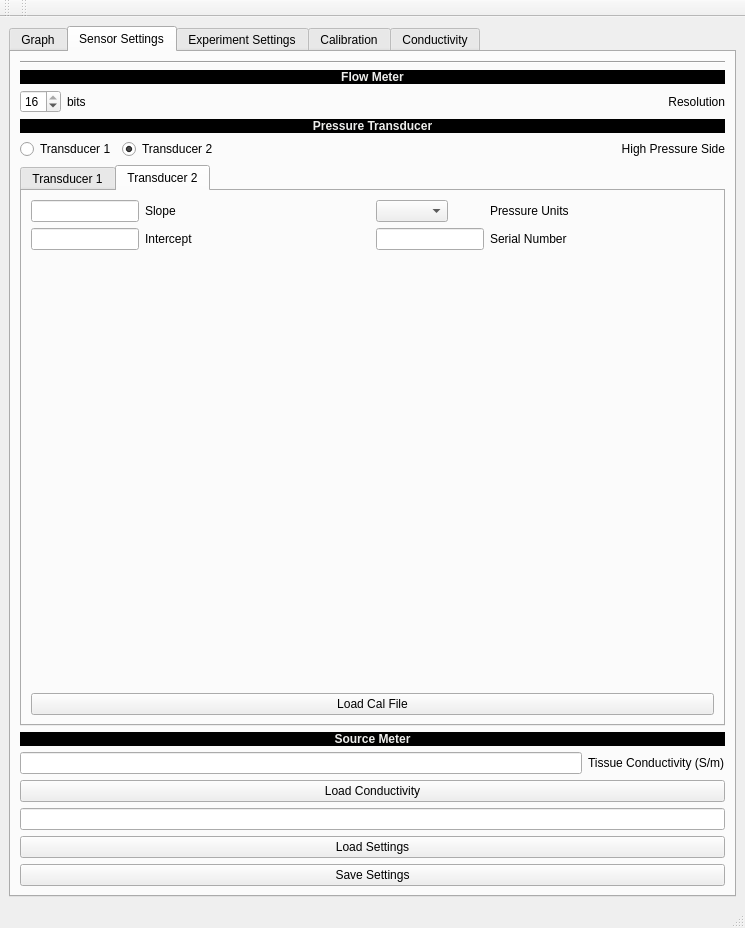
<?xml version="1.0" encoding="UTF-8"?>
<ui version="4.0">
 <class>MainWindow</class>
 <widget class="QMainWindow" name="MainWindow">
  <property name="geometry">
   <rect>
    <x>0</x>
    <y>0</y>
    <width>745</width>
    <height>928</height>
   </rect>
  </property>
  <property name="windowTitle">
   <string>MainWindow</string>
  </property>
  <widget class="QWidget" name="centralwidget">
   <layout class="QGridLayout" name="gridLayout">
    <item row="0" column="0">
     <widget class="QTabWidget" name="mainTabStack">
      <property name="currentIndex">
       <number>1</number>
      </property>
      <widget class="QWidget" name="graphicsTab">
       <property name="toolTip">
        <string>Main Window with Live Graphs</string>
       </property>
       <property name="toolTipDuration">
        <number>5</number>
       </property>
       <attribute name="title">
        <string>Graph</string>
       </attribute>
       <layout class="QVBoxLayout" name="verticalLayout_3">
        <item>
         <layout class="QVBoxLayout" name="graphTabVerticalLayout">
          <item>
           <widget class="QTabWidget" name="graphsTab">
            <property name="tabPosition">
             <enum>QTabWidget::North</enum>
            </property>
            <property name="currentIndex">
             <number>1</number>
            </property>
            <widget class="QWidget" name="flowGraphTab">
             <attribute name="title">
              <string>Flow</string>
             </attribute>
             <layout class="QGridLayout" name="gridLayout_4">
              <item row="0" column="0">
               <widget class="PlotWidget" name="flowGraph"/>
              </item>
             </layout>
            </widget>
            <widget class="QWidget" name="pressureGraphTab">
             <attribute name="title">
              <string>Pressure</string>
             </attribute>
             <layout class="QGridLayout" name="gridLayout_3">
              <item row="0" column="0">
               <widget class="PlotWidget" name="pressureGraph"/>
              </item>
             </layout>
            </widget>
           </widget>
          </item>
          <item>
           <layout class="QHBoxLayout" name="loggingLayout">
            <item>
             <widget class="QLineEdit" name="logFileLineEdit"/>
            </item>
            <item>
             <widget class="QPushButton" name="logButton">
              <property name="text">
               <string>Start Logging</string>
              </property>
             </widget>
            </item>
           </layout>
          </item>
          <item>
           <layout class="QHBoxLayout" name="infoTickerHorizontalLayout">
            <item>
             <layout class="QVBoxLayout" name="descriptionsLayout">
              <item>
               <widget class="QLabel" name="runStatusLabel">
                <property name="text">
                 <string>Run Status</string>
                </property>
               </widget>
              </item>
              <item>
               <widget class="QLabel" name="loggingLabel">
                <property name="text">
                 <string>Log Status</string>
                </property>
               </widget>
              </item>
             </layout>
            </item>
            <item>
             <layout class="QVBoxLayout" name="unitsLayout">
              <item>
               <widget class="QLCDNumber" name="currentReadingLCD"/>
              </item>
              <item>
               <widget class="QComboBox" name="unitsComboBox"/>
              </item>
             </layout>
            </item>
            <item>
             <layout class="QVBoxLayout" name="runCalculateVerticalLayout">
              <item>
               <widget class="QPushButton" name="runStopButton">
                <property name="text">
                 <string>Run</string>
                </property>
               </widget>
              </item>
              <item>
               <widget class="QPushButton" name="calculateResultButton">
                <property name="text">
                 <string>Calculate Result</string>
                </property>
               </widget>
              </item>
             </layout>
            </item>
           </layout>
          </item>
         </layout>
        </item>
       </layout>
      </widget>
      <widget class="QWidget" name="sensorSettingsTab">
       <attribute name="title">
        <string>Sensor Settings</string>
       </attribute>
       <layout class="QVBoxLayout" name="verticalLayout_2">
        <item>
         <layout class="QVBoxLayout" name="sensorSettingsVerticalLayout">
          <item>
           <widget class="Line" name="sensorSettingsLine">
            <property name="orientation">
             <enum>Qt::Horizontal</enum>
            </property>
           </widget>
          </item>
          <item>
           <widget class="QLabel" name="flowMeterSettingLabel">
            <property name="autoFillBackground">
             <bool>false</bool>
            </property>
            <property name="styleSheet">
             <string notr="true">background-color: rgb(0, 0, 0);
color: rgb(238, 238, 236);</string>
            </property>
            <property name="text">
             <string>&lt;html&gt;&lt;head/&gt;&lt;body&gt;&lt;p&gt;&lt;span style=&quot; font-weight:600;&quot;&gt;Flow Meter&lt;/span&gt;&lt;/p&gt;&lt;/body&gt;&lt;/html&gt;</string>
            </property>
            <property name="alignment">
             <set>Qt::AlignCenter</set>
            </property>
           </widget>
          </item>
          <item>
           <layout class="QFormLayout" name="flowMeterSettingsFormLayout">
            <item row="0" column="0">
             <layout class="QHBoxLayout" name="resolutionSettingHorizontalLayout">
              <item>
               <widget class="QSpinBox" name="resolutionSettingSpinBox">
                <property name="minimum">
                 <number>9</number>
                </property>
                <property name="maximum">
                 <number>16</number>
                </property>
                <property name="value">
                 <number>16</number>
                </property>
               </widget>
              </item>
              <item>
               <widget class="QLabel" name="resolutionSettingLabel">
                <property name="text">
                 <string>bits</string>
                </property>
               </widget>
              </item>
             </layout>
            </item>
            <item row="0" column="1">
             <widget class="QLabel" name="flowMeterResolutionSettingLabel">
              <property name="text">
               <string>Resolution</string>
              </property>
              <property name="alignment">
               <set>Qt::AlignRight|Qt::AlignTrailing|Qt::AlignVCenter</set>
              </property>
             </widget>
            </item>
           </layout>
          </item>
          <item>
           <widget class="QLabel" name="pressureTransducerSettingsLabel">
            <property name="styleSheet">
             <string notr="true">background-color: rgb(0, 0, 0);
color: rgb(238, 238, 236);</string>
            </property>
            <property name="text">
             <string>&lt;html&gt;&lt;head/&gt;&lt;body&gt;&lt;p&gt;&lt;span style=&quot; font-weight:600;&quot;&gt;Pressure Transducer&lt;/span&gt;&lt;/p&gt;&lt;/body&gt;&lt;/html&gt;</string>
            </property>
            <property name="alignment">
             <set>Qt::AlignCenter</set>
            </property>
           </widget>
          </item>
          <item>
           <layout class="QFormLayout" name="pressureTransducerSettingsFormLayout">
            <item row="0" column="0">
             <layout class="QHBoxLayout" name="transducerHighSideButtonHorizontalLayout">
              <item>
               <widget class="QRadioButton" name="transducer1RadioButton">
                <property name="toolTip">
                 <string>The RIGHT transducer is connected to the high pressure side.</string>
                </property>
                <property name="toolTipDuration">
                 <number>5</number>
                </property>
                <property name="text">
                 <string>Transducer 1</string>
                </property>
               </widget>
              </item>
              <item>
               <widget class="QRadioButton" name="transducer2RadioButton">
                <property name="toolTip">
                 <string>The LEFT transducer is connected to the high pressure side.</string>
                </property>
                <property name="toolTipDuration">
                 <number>5</number>
                </property>
                <property name="text">
                 <string>Transducer 2</string>
                </property>
                <property name="checked">
                 <bool>true</bool>
                </property>
               </widget>
              </item>
             </layout>
            </item>
            <item row="0" column="1">
             <widget class="QLabel" name="highPressureSideSelectionLabel">
              <property name="layoutDirection">
               <enum>Qt::RightToLeft</enum>
              </property>
              <property name="text">
               <string>High Pressure Side</string>
              </property>
              <property name="alignment">
               <set>Qt::AlignRight|Qt::AlignTrailing|Qt::AlignVCenter</set>
              </property>
             </widget>
            </item>
           </layout>
          </item>
         </layout>
        </item>
        <item>
         <widget class="QTabWidget" name="transducerSettingsTab">
          <property name="currentIndex">
           <number>1</number>
          </property>
          <widget class="QWidget" name="transducer1SettingsTab">
           <attribute name="title">
            <string>Transducer 1</string>
           </attribute>
           <layout class="QHBoxLayout" name="horizontalLayout_2">
            <item>
             <layout class="QVBoxLayout" name="transducer1SettingsVerticalLayout">
              <item>
               <layout class="QHBoxLayout" name="transducer1CalibrationHorizontalLayout">
                <item>
                 <layout class="QFormLayout" name="transducer1CalibrationFormLayout">
                  <item row="0" column="0">
                   <widget class="QLineEdit" name="transducer1SlopeLineEdit">
                    <property name="toolTip">
                     <string>Slope of right transducer in Pa/mV</string>
                    </property>
                    <property name="toolTipDuration">
                     <number>3</number>
                    </property>
                   </widget>
                  </item>
                  <item row="0" column="1">
                   <widget class="QLabel" name="transducer1SlopeLabel">
                    <property name="text">
                     <string>Slope</string>
                    </property>
                   </widget>
                  </item>
                  <item row="1" column="0">
                   <widget class="QLineEdit" name="transducer1InterceptLineEdit">
                    <property name="toolTip">
                     <string>Intercept of left transducer in mV</string>
                    </property>
                    <property name="toolTipDuration">
                     <number>3</number>
                    </property>
                   </widget>
                  </item>
                  <item row="1" column="1">
                   <widget class="QLabel" name="transducer1InerceptLabel">
                    <property name="text">
                     <string>Intercept</string>
                    </property>
                   </widget>
                  </item>
                 </layout>
                </item>
                <item>
                 <layout class="QFormLayout" name="transducer1IDFormLayout">
                  <item row="0" column="1">
                   <widget class="QLabel" name="transducer1PressureUnitsLabel">
                    <property name="text">
                     <string>Pressure Units</string>
                    </property>
                   </widget>
                  </item>
                  <item row="1" column="0">
                   <widget class="QLineEdit" name="transducer1SerialLineEdit">
                    <property name="toolTip">
                     <string>Right transducer serial number</string>
                    </property>
                    <property name="toolTipDuration">
                     <number>3</number>
                    </property>
                   </widget>
                  </item>
                  <item row="1" column="1">
                   <widget class="QLabel" name="transducer1SerialLabel">
                    <property name="text">
                     <string>Serial Number</string>
                    </property>
                   </widget>
                  </item>
                  <item row="0" column="0">
                   <widget class="QComboBox" name="transducer1UnitComboBox"/>
                  </item>
                 </layout>
                </item>
               </layout>
              </item>
              <item>
               <widget class="QPushButton" name="loadTransducer1SettingsButton">
                <property name="text">
                 <string>Load Cal File</string>
                </property>
               </widget>
              </item>
             </layout>
            </item>
           </layout>
          </widget>
          <widget class="QWidget" name="transducer2SettingsTab">
           <attribute name="title">
            <string>Transducer 2</string>
           </attribute>
           <layout class="QVBoxLayout" name="verticalLayout">
            <item>
             <layout class="QVBoxLayout" name="transducer2SettingsVeritcalLayout">
              <item>
               <layout class="QHBoxLayout" name="transducer2CalibrationHorizontalLayout">
                <item>
                 <layout class="QFormLayout" name="transducer2CalibrationFormLayout">
                  <item row="0" column="0">
                   <widget class="QLineEdit" name="transducer2SlopeLineEdit">
                    <property name="toolTip">
                     <string>Slope of left transducer in [pressure units]/mV</string>
                    </property>
                    <property name="toolTipDuration">
                     <number>5</number>
                    </property>
                   </widget>
                  </item>
                  <item row="0" column="1">
                   <widget class="QLabel" name="transducer2SlopeLabel">
                    <property name="text">
                     <string>Slope</string>
                    </property>
                   </widget>
                  </item>
                  <item row="1" column="0">
                   <widget class="QLineEdit" name="transducer2InterceptLineEdit">
                    <property name="toolTip">
                     <string>Intercept of left transducer in mV</string>
                    </property>
                   </widget>
                  </item>
                  <item row="1" column="1">
                   <widget class="QLabel" name="transducer2InerceptLabel">
                    <property name="text">
                     <string>Intercept</string>
                    </property>
                   </widget>
                  </item>
                 </layout>
                </item>
                <item>
                 <layout class="QFormLayout" name="transducer2IDFormLayout">
                  <item row="0" column="1">
                   <widget class="QLabel" name="transducer2PressureUnitsLabel">
                    <property name="text">
                     <string>Pressure Units</string>
                    </property>
                   </widget>
                  </item>
                  <item row="1" column="0">
                   <widget class="QLineEdit" name="transducer2SerialLineEdit">
                    <property name="toolTip">
                     <string>Left transducer serial number</string>
                    </property>
                    <property name="toolTipDuration">
                     <number>5</number>
                    </property>
                   </widget>
                  </item>
                  <item row="1" column="1">
                   <widget class="QLabel" name="transducer2SerialLabel">
                    <property name="text">
                     <string>Serial Number</string>
                    </property>
                   </widget>
                  </item>
                  <item row="0" column="0">
                   <widget class="QComboBox" name="transducer2UnitComboBox"/>
                  </item>
                 </layout>
                </item>
               </layout>
              </item>
              <item>
               <widget class="QPushButton" name="loadTransducer2SettingsButton">
                <property name="text">
                 <string>Load Cal File</string>
                </property>
               </widget>
              </item>
             </layout>
            </item>
           </layout>
          </widget>
         </widget>
        </item>
        <item>
         <widget class="QLabel" name="sourcemeterSettingsLabel">
          <property name="styleSheet">
           <string notr="true">background-color: rgb(0, 0, 0);
color: rgb(238, 238, 236);</string>
          </property>
          <property name="text">
           <string>&lt;html&gt;&lt;head/&gt;&lt;body&gt;&lt;p&gt;&lt;span style=&quot; font-weight:600;&quot;&gt;Source Meter&lt;/span&gt;&lt;/p&gt;&lt;/body&gt;&lt;/html&gt;</string>
          </property>
          <property name="alignment">
           <set>Qt::AlignCenter</set>
          </property>
         </widget>
        </item>
        <item>
         <layout class="QVBoxLayout" name="verticalLayout_5">
          <item>
           <layout class="QHBoxLayout" name="horizontalLayout_3">
            <item>
             <widget class="QLineEdit" name="conductivityLineEdit"/>
            </item>
            <item>
             <widget class="QLabel" name="conductivityLabel">
              <property name="text">
               <string>Tissue Conductivity (S/m)</string>
              </property>
             </widget>
            </item>
           </layout>
          </item>
          <item>
           <widget class="QPushButton" name="loadConductivityButton">
            <property name="text">
             <string>Load Conductivity</string>
            </property>
           </widget>
          </item>
         </layout>
        </item>
        <item>
         <widget class="QLineEdit" name="loadFlowReaderSettingsLineEdit"/>
        </item>
        <item>
         <widget class="QPushButton" name="loadFlowReaderSettingsButton">
          <property name="text">
           <string>Load Settings</string>
          </property>
         </widget>
        </item>
        <item>
         <widget class="QPushButton" name="saveSensorSettingsButton">
          <property name="text">
           <string>Save Settings</string>
          </property>
         </widget>
        </item>
       </layout>
      </widget>
      <widget class="QWidget" name="experimentSettingsTab">
       <attribute name="title">
        <string>Experiment Settings</string>
       </attribute>
       <layout class="QVBoxLayout" name="verticalLayout_12">
        <item>
         <layout class="QVBoxLayout" name="experimentsSettingsVerticalLayout">
          <item>
           <layout class="QHBoxLayout" name="saveResultsHorizontalLayout">
            <item>
             <widget class="QLineEdit" name="saveResultsNameLineEdit">
              <property name="toolTip">
               <string>The filename for the results</string>
              </property>
              <property name="toolTipDuration">
               <number>3</number>
              </property>
              <property name="text">
               <string>result.csv</string>
              </property>
             </widget>
            </item>
            <item>
             <widget class="QPushButton" name="saveLocationPushButton">
              <property name="text">
               <string>Save Results Location</string>
              </property>
             </widget>
            </item>
           </layout>
          </item>
          <item>
           <layout class="QFormLayout" name="experimentSettingsFormLayout">
            <item row="0" column="0">
             <layout class="QVBoxLayout" name="crossSectionVerticalLayout">
              <item>
               <widget class="QLineEdit" name="crossSectionLineEdit"/>
              </item>
              <item>
               <widget class="QComboBox" name="crossSectionUnitsComboBox"/>
              </item>
             </layout>
            </item>
            <item row="0" column="1">
             <widget class="QLabel" name="crossSectionLabel">
              <property name="text">
               <string> Effective Cross-Sectional Area</string>
              </property>
             </widget>
            </item>
            <item row="1" column="0">
             <layout class="QVBoxLayout" name="tissueThicknessVerticalLayout">
              <item>
               <widget class="QLineEdit" name="tissueThicknessLineEdit"/>
              </item>
              <item>
               <widget class="QComboBox" name="tissueThicknessUnitsComboBox"/>
              </item>
             </layout>
            </item>
            <item row="1" column="1">
             <widget class="QLabel" name="tissueThicknessLabel">
              <property name="text">
               <string>Tissue Thickness</string>
              </property>
             </widget>
            </item>
            <item row="2" column="0">
             <layout class="QVBoxLayout" name="flowSetpointVerticalLayout">
              <item>
               <widget class="QLineEdit" name="flowSetpointLineEdit"/>
              </item>
              <item>
               <widget class="QComboBox" name="flowSetpointUnitsComboBox"/>
              </item>
             </layout>
            </item>
            <item row="2" column="1">
             <widget class="QLabel" name="flowSetpointLabel">
              <property name="text">
               <string>Flow Rate Setpoint</string>
              </property>
             </widget>
            </item>
            <item row="3" column="0">
             <layout class="QVBoxLayout" name="errorBoundsVerticalLayout">
              <item>
               <widget class="QLineEdit" name="errorBoundsLineEdit"/>
              </item>
              <item>
               <widget class="QComboBox" name="errorBoundsUnitsComboBox"/>
              </item>
             </layout>
            </item>
            <item row="3" column="1">
             <widget class="QLabel" name="errorBoundsLabel">
              <property name="text">
               <string>Setpoint Error Bounds</string>
              </property>
             </widget>
            </item>
            <item row="4" column="0">
             <layout class="QVBoxLayout" name="lockTimeVerticalLayout">
              <item>
               <widget class="QLineEdit" name="lockTimeLineEdit"/>
              </item>
              <item>
               <widget class="QComboBox" name="lockTimeUnitsComboBox"/>
              </item>
             </layout>
            </item>
            <item row="4" column="1">
             <widget class="QLabel" name="lockTimeLabel">
              <property name="text">
               <string>Lock In Time</string>
              </property>
             </widget>
            </item>
           </layout>
          </item>
          <item>
           <layout class="QVBoxLayout" name="finishedOptionVerticalLayout">
            <item>
             <widget class="QCheckBox" name="soundDoneCheckBox">
              <property name="text">
               <string>Play Sound When Done</string>
              </property>
             </widget>
            </item>
            <item>
             <widget class="QCheckBox" name="ledDoneCheckBox">
              <property name="text">
               <string>Turn On LED When Done</string>
              </property>
             </widget>
            </item>
            <item>
             <widget class="QCheckBox" name="popUpDoneCheckBox">
              <property name="enabled">
               <bool>true</bool>
              </property>
              <property name="text">
               <string>Pop-Up with Results When Done</string>
              </property>
              <property name="checked">
               <bool>false</bool>
              </property>
             </widget>
            </item>
           </layout>
          </item>
          <item>
           <widget class="QLineEdit" name="loadExperimentSettingsLineEdit"/>
          </item>
          <item>
           <widget class="QPushButton" name="loadExperimentSettingsButton">
            <property name="text">
             <string>Load Settings</string>
            </property>
           </widget>
          </item>
          <item>
           <widget class="QPushButton" name="saveExperimentSettingsButton">
            <property name="text">
             <string>Save Settings</string>
            </property>
           </widget>
          </item>
         </layout>
        </item>
       </layout>
      </widget>
      <widget class="QWidget" name="calibrationTab">
       <property name="enabled">
        <bool>true</bool>
       </property>
       <attribute name="title">
        <string>Calibration</string>
       </attribute>
       <layout class="QGridLayout" name="gridLayout_6">
        <item row="0" column="0">
         <layout class="QVBoxLayout" name="verticalLayout_4">
          <item>
           <widget class="QSplitter" name="splitter_2">
            <property name="orientation">
             <enum>Qt::Horizontal</enum>
            </property>
            <widget class="QLineEdit" name="saveCalibrationLineEdit"/>
            <widget class="QPushButton" name="saveCalibrationButton">
             <property name="text">
              <string>Save Calibration</string>
             </property>
            </widget>
           </widget>
          </item>
          <item>
           <layout class="QFormLayout" name="calibrationTransducerSettingsFormLayout">
            <item row="0" column="0">
             <layout class="QHBoxLayout" name="transducerCalibrationButtonHorizontalLayout">
              <item>
               <widget class="QRadioButton" name="transducer1CalibrationRadioButton">
                <property name="toolTip">
                 <string>The RIGHT transducer is connected to the high pressure side.</string>
                </property>
                <property name="toolTipDuration">
                 <number>5</number>
                </property>
                <property name="text">
                 <string>Transducer 1</string>
                </property>
               </widget>
              </item>
              <item>
               <widget class="QRadioButton" name="transducer2CalibrationRadioButton">
                <property name="toolTip">
                 <string>The LEFT transducer is connected to the high pressure side.</string>
                </property>
                <property name="toolTipDuration">
                 <number>5</number>
                </property>
                <property name="text">
                 <string>Transducer 2</string>
                </property>
                <property name="checked">
                 <bool>true</bool>
                </property>
               </widget>
              </item>
             </layout>
            </item>
            <item row="0" column="1">
             <widget class="QLabel" name="calibrationTransducerLabel">
              <property name="layoutDirection">
               <enum>Qt::RightToLeft</enum>
              </property>
              <property name="text">
               <string>Transducer Under Calibration</string>
              </property>
              <property name="alignment">
               <set>Qt::AlignRight|Qt::AlignTrailing|Qt::AlignVCenter</set>
              </property>
             </widget>
            </item>
           </layout>
          </item>
          <item>
           <layout class="QHBoxLayout" name="horizontalLayout">
            <item>
             <widget class="QLineEdit" name="serialNumberLineEdit"/>
            </item>
            <item>
             <widget class="QLabel" name="serialNumberLabel">
              <property name="text">
               <string>Serial Number</string>
              </property>
             </widget>
            </item>
           </layout>
          </item>
          <item>
           <widget class="PlotWidget" name="pressureCalibrationGraph"/>
          </item>
         </layout>
        </item>
        <item row="1" column="0">
         <widget class="QSplitter" name="splitter">
          <property name="orientation">
           <enum>Qt::Horizontal</enum>
          </property>
          <widget class="QLCDNumber" name="calibrationLCD">
           <property name="sizePolicy">
            <sizepolicy hsizetype="Maximum" vsizetype="Fixed">
             <horstretch>0</horstretch>
             <verstretch>0</verstretch>
            </sizepolicy>
           </property>
          </widget>
          <widget class="QLineEdit" name="addCalibrationDataLineEdit">
           <property name="sizePolicy">
            <sizepolicy hsizetype="MinimumExpanding" vsizetype="Fixed">
             <horstretch>0</horstretch>
             <verstretch>0</verstretch>
            </sizepolicy>
           </property>
          </widget>
          <widget class="QComboBox" name="calibrationUnitsComboBox"/>
          <widget class="QPushButton" name="addCalibrationDataButton">
           <property name="text">
            <string>Add Data</string>
           </property>
          </widget>
         </widget>
        </item>
       </layout>
      </widget>
      <widget class="QWidget" name="conductivityTab">
       <attribute name="title">
        <string>Conductivity</string>
       </attribute>
       <layout class="QVBoxLayout" name="verticalLayout_6">
        <item>
         <layout class="QFormLayout" name="formLayout">
          <item row="0" column="0">
           <layout class="QVBoxLayout" name="tissueThicknessVerticalLayout_2">
            <item>
             <widget class="QLineEdit" name="electrodeSpacingLineEdit"/>
            </item>
            <item>
             <widget class="QComboBox" name="electrodeSpacingUnitsComboBox"/>
            </item>
           </layout>
          </item>
          <item row="0" column="1">
           <widget class="QLabel" name="tissueThicknessLabel_2">
            <property name="text">
             <string>Electrode Spacing</string>
            </property>
           </widget>
          </item>
          <item row="1" column="0">
           <layout class="QVBoxLayout" name="crossSectionVerticalLayout_2">
            <item>
             <widget class="QLineEdit" name="conductivityCrossSectionLineEdit"/>
            </item>
            <item>
             <widget class="QComboBox" name="conductivityCrossSectionUnitsComboBox"/>
            </item>
           </layout>
          </item>
          <item row="1" column="1">
           <widget class="QLabel" name="crossSectionLabel_2">
            <property name="text">
             <string>Effective Cross-Sectional Area</string>
            </property>
           </widget>
          </item>
          <item row="2" column="0">
           <layout class="QVBoxLayout" name="crossSectionVerticalLayout_3">
            <item>
             <widget class="QLineEdit" name="pbsConductivityLineEdit"/>
            </item>
            <item>
             <widget class="QComboBox" name="conductivityUnitsComboBox"/>
            </item>
           </layout>
          </item>
          <item row="2" column="1">
           <widget class="QLabel" name="pbsConductivityLabel">
            <property name="text">
             <string>PBS Conductivity</string>
            </property>
           </widget>
          </item>
          <item row="3" column="0">
           <widget class="QLabel" name="targetResistanceLabel">
            <property name="text">
             <string>Target Resistance:</string>
            </property>
           </widget>
          </item>
          <item row="3" column="1">
           <widget class="QPushButton" name="adjustElectrodesPushButton">
            <property name="text">
             <string>Adjust Electrodes</string>
            </property>
           </widget>
          </item>
         </layout>
        </item>
        <item>
         <layout class="QHBoxLayout" name="horizontalLayout_4">
          <item>
           <widget class="QLineEdit" name="conductivityResultLineEdit"/>
          </item>
          <item>
           <widget class="QLabel" name="conductivitySaveLabel">
            <property name="text">
             <string>Conductivity Result Save Location</string>
            </property>
           </widget>
          </item>
         </layout>
        </item>
        <item>
         <layout class="QHBoxLayout" name="horizontalLayout_5">
          <item>
           <widget class="QLCDNumber" name="resistanceLCD"/>
          </item>
          <item>
           <widget class="QLabel" name="resisitanceLabel">
            <property name="text">
             <string>Resistance (Ohms)</string>
            </property>
           </widget>
          </item>
         </layout>
        </item>
        <item>
         <widget class="QPushButton" name="calculateConductivityPushButton">
          <property name="text">
           <string>Calculate Tissue Conductivity</string>
          </property>
         </widget>
        </item>
       </layout>
      </widget>
     </widget>
    </item>
   </layout>
  </widget>
  <widget class="QMenuBar" name="menubar">
   <property name="geometry">
    <rect>
     <x>0</x>
     <y>0</y>
     <width>745</width>
     <height>22</height>
    </rect>
   </property>
  </widget>
  <widget class="QStatusBar" name="statusbar"/>
  <widget class="QToolBar" name="toolBar">
   <property name="windowTitle">
    <string>toolBar</string>
   </property>
   <attribute name="toolBarArea">
    <enum>TopToolBarArea</enum>
   </attribute>
   <attribute name="toolBarBreak">
    <bool>false</bool>
   </attribute>
  </widget>
  <widget class="QToolBar" name="toolBar_2">
   <property name="windowTitle">
    <string>toolBar_2</string>
   </property>
   <attribute name="toolBarArea">
    <enum>TopToolBarArea</enum>
   </attribute>
   <attribute name="toolBarBreak">
    <bool>false</bool>
   </attribute>
  </widget>
 </widget>
 <customwidgets>
  <customwidget>
   <class>PlotWidget</class>
   <extends>QGraphicsView</extends>
   <header>pyqtgraph</header>
  </customwidget>
 </customwidgets>
 <resources/>
 <connections/>
</ui>
